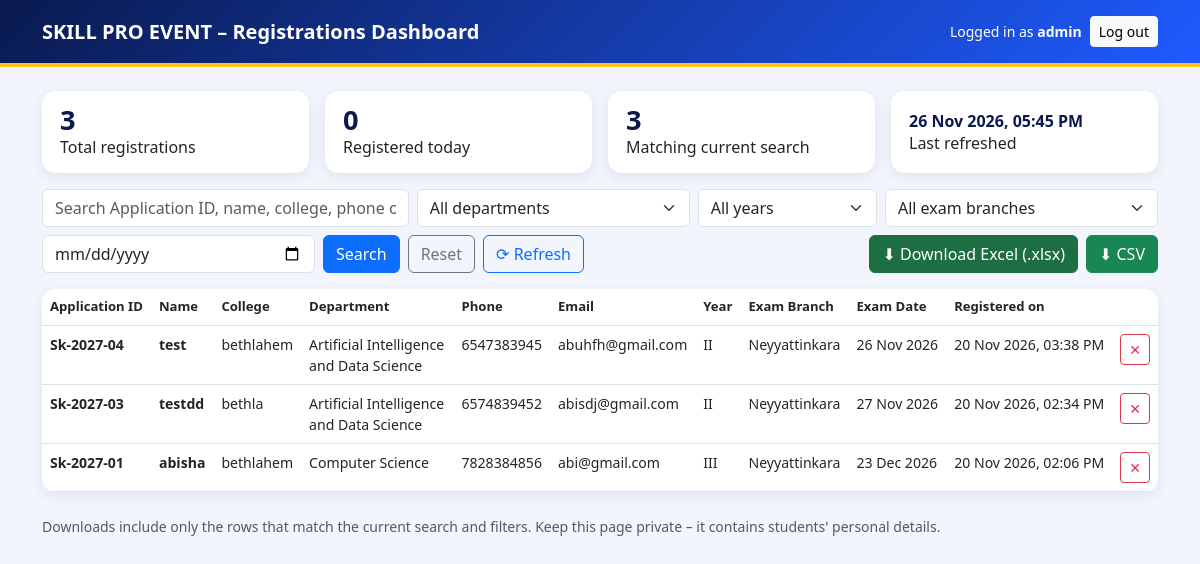
Screenshot of /skillpro/registrations/ (signed in) with the database file from the repository.
### registrations/models.py (models this page shows, shortened)
class SkillProRegistration(models.Model):
    registration_id = models.AutoField(primary_key=True)
    application_id = models.CharField(max_length=20, unique=True, null=True, blank=True,
                                      editable=False, db_index=True)
    student_name = models.CharField(max_length=80)
    college_name = models.CharField(max_length=150)
    department = models.CharField(max_length=100)
    phone_number = models.CharField(max_length=10, unique=True)   # one registration per mobile number
    email = models.EmailField(max_length=120, unique=True)        # one registration per email
    address = models.CharField(max_length=300, blank=True, default="")
    year = models.CharField(max_length=10, blank=True, default="")
    year_other = models.CharField(max_length=20, blank=True, default="")
    exam_branch = models.CharField(max_length=20, blank=True, default="")
    exam_date = models.DateField(null=True, blank=True)
    registration_date = models.DateTimeField(auto_now_add=True)
    class Meta:
        db_table = "skillpro_registrations"
        ordering = ["-registration_date"]
        verbose_name = "Registration"
    @property
    def year_display(self):
        if self.year == "Other" and self.year_other:
            return f"Other ({self.year_other})"
        return self.year

### registrations/dashboard.py (the view)
# urls.py: path("skillpro/registrations/", dashboard.dashboard, name="skillpro-dashboard"),
@staff_required
def dashboard(request):
    qs, q, dept = _filtered(request)
    page = Paginator(qs, 25).get_page(request.GET.get("page"))
    params = request.GET.copy()
    params.pop("page", None)
    today = timezone.localdate()
    return render(request, "registrations/dashboard.html", {
        "page": page, "q": q, "dept": dept, "querystring": params.urlencode(),
        "year": request.GET.get("year", "").strip(), "branch": request.GET.get("branch", "").strip(),
        "exam_date": request.GET.get("exam_date", "").strip(),
        "years": YEARS, "branches": BRANCHES,
        "total": SkillProRegistration.objects.count(),
        "today": SkillProRegistration.objects.filter(registration_date__date=today).count(),
        "shown": qs.count(),
        "departments": SkillProRegistration.objects.order_by().values_list("department", flat=True).distinct(),
        "now": timezone.localtime(),
    })

### registrations/templates/registrations/dashboard.html (shortened to what this page needs)
<!DOCTYPE html>
<html lang="en"><head><meta charset="utf-8"><meta name="viewport" content="width=device-width, initial-scale=1">
<link href="https://cdn.jsdelivr.net/npm/bootstrap@5.3.0/dist/css/bootstrap.min.css" rel="stylesheet">
</head><body>
<div class="top py-3"><div class="container-xl d-flex flex-wrap justify-content-between align-items-center gap-2">
  <h1 class="h5 m-0 fw-bold">SKILL PRO EVENT – Registrations Dashboard</h1>
  <div class="d-flex gap-2 align-items-center small">
    <span>Logged in as <b>{{ request.user.username }}</b></span>
    <form method="post" action="{% url 'logout' %}" class="m-0">{% csrf_token %}<button class="btn btn-sm btn-light">Log out</button></form>
  </div>
</div></div>
<div class="container-xl py-4">
  <div class="row g-3 mb-3">
    <div class="col-6 col-md-3"><div class="stat"><b>{{ total }}</b>Total registrations</div></div>
    <div class="col-6 col-md-3"><div class="stat"><b>{{ today }}</b>Registered today</div></div>
    <div class="col-6 col-md-3"><div class="stat"><b>{{ shown }}</b>Matching current search</div></div>
    <div class="col-6 col-md-3"><div class="stat"><b style="font-size:1rem;padding-top:8px">{{ now|date:"d M Y, h:i A" }}</b>Last refreshed</div></div>
  </div>
  <form method="get" class="row g-2 mb-3">
    <div class="col-12 col-lg-4"><input name="q" value="{{ q }}" class="form-control" placeholder="Search Application ID, name, college, phone or email"></div>
    <div class="col-12 col-sm-6 col-lg-3">
      <select name="dept" class="form-select"><option value="">All departments</option>
      </select></div>
    <div class="col-6 col-sm-3 col-lg-2">
      <select name="year" class="form-select"><option value="">All years</option>
      </select></div>
    <div class="col-6 col-sm-4 col-lg-3">
      <select name="branch" class="form-select"><option value="">All exam branches</option>
      </select></div>
    <div class="col-12 col-sm-5 col-lg-3">
      <input type="date" name="exam_date" value="{{ exam_date }}" class="form-control" title="Exam date"></div>
    <div class="col-12 col-lg-9 d-flex flex-wrap gap-2">
      <button class="btn btn-primary">Search</button>
      <a class="btn btn-outline-secondary" href="{% url 'skillpro-dashboard' %}">Reset</a>
      <a class="btn btn-outline-primary" href="?{{ querystring }}">⟳ Refresh</a>
      <a class="btn btn-xl ms-lg-auto" href="{% url 'skillpro-export-xlsx' %}?{{ querystring }}">⬇ Download Excel (.xlsx)</a>
      <a class="btn btn-success" href="{% url 'skillpro-export' %}?{{ querystring }}">⬇ CSV</a>
    </div>
  </form>
  <div class="tablebox"><div class="table-responsive">
    <table class="table table-hover mb-0">
      <thead><tr><th>Application ID</th><th>Name</th><th>College</th><th>Department</th><th>Phone</th><th>Email</th><th>Year</th><th>Exam Branch</th><th>Exam Date</th><th>Registered on</th><th></th></tr></thead>
      <tbody>
      {% for r in page %}
        <tr><td class="appid">{{ r.application_id|default:"–" }}</td><td class="fw-semibold">{{ r.student_name }}</td><td>{{ r.college_name }}</td>
            <td>{{ r.department }}</td><td>{{ r.phone_number }}</td><td>{{ r.email }}</td>
            <td>{{ r.year_display }}</td><td>{{ r.exam_branch }}</td><td class="text-nowrap">{{ r.exam_date|date:"d M Y" }}</td><td class="text-nowrap">{{ r.registration_date|date:"d M Y, h:i A" }}</td>
            <td><form method="post" action="{% url 'skillpro-delete' r.pk %}" class="m-0"
                      onsubmit="return confirm('Delete registration {{ r.application_id|default:r.registration_id }} for {{ r.student_name|escapejs }}? This cannot be undone.');">
                <button class="btn btn-sm btn-outline-danger" title="Delete">✕</button></form></td></tr>
      {% empty %}
        <tr><td colspan="11" class="text-center text-muted py-5">No registrations found.</td></tr>
      {% endfor %}
      </tbody>
    </table>
  </div></div>
  <p class="text-muted small mt-4 mb-0">Downloads include only the rows that match the current search and filters. Keep this page private – it contains students' personal details.</p>
</div></body></html>

### registrations/templates/registrations/dashboard.html (style rules this page uses)
body { background:#f2f5fc;font-family:system-ui,-apple-system,'Segoe UI',Roboto,sans-serif }
.top { background:linear-gradient(135deg,#0a1a4f,#1e5bff);color:#fff;border-bottom:4px solid #ffc61a }
.stat { background:#fff;border-radius:14px;padding:14px 18px;box-shadow:0 4px 14px rgba(10,26,79,.08);height:100% }
.stat b { display:block;font-size:1.7rem;color:#0a1a4f;line-height:1.1 }
.tablebox { background:#fff;border-radius:14px;box-shadow:0 4px 14px rgba(10,26,79,.08);overflow:hidden }
th { background:#0a1a4f;color:#fff;white-space:nowrap;font-size:.82rem }
td { font-size:.88rem;vertical-align:top }
.appid { font-weight:700;color:#0a1a4f;white-space:nowrap }
.btn-xl { background:#1d6f42;border-color:#1d6f42;color:#fff }

### rows the page displays
SkillProRegistration: application_id "Sk-2027-04", student_name "test", college_name "bethlahem", department "Artificial Intelligence and Data Science", phone_number "6547383945", email "abuhfh@gmail.com", year_display "II", exam_branch "Neyyattinkara", exam_date "26 Nov 2026", registration_date "20 Nov 2026, 03:38 PM"
SkillProRegistration: application_id "Sk-2027-03", student_name "testdd", college_name "bethla", department "Artificial Intelligence and Data Science", phone_number "6574839452", email "abisdj@gmail.com", year_display "II", exam_branch "Neyyattinkara", exam_date "27 Nov 2026", registration_date "20 Nov 2026, 02:34 PM"
SkillProRegistration: application_id "Sk-2027-01", student_name "abisha", college_name "bethlahem", department "Computer Science", phone_number "7828384856", email "abi@gmail.com", year_display "III", exam_branch "Neyyattinkara", exam_date "23 Dec 2026", registration_date "20 Nov 2026, 02:06 PM"

### other values shown
{{ request.user.username }} "admin"
{{ total }} "3"
{{ today }} "0"
{{ shown }} "3"
{{ now|date:"d M Y, h:i A" }} "26 Nov 2026, 05:45 PM"
